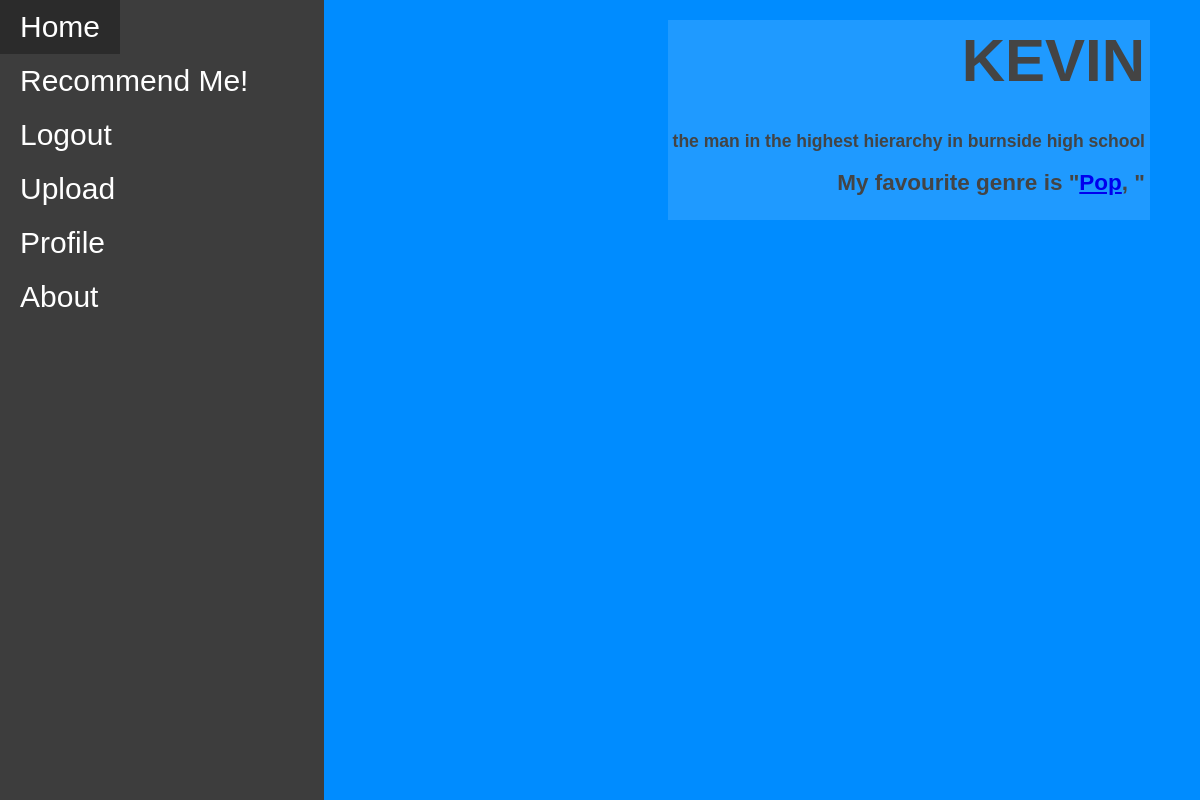
Page /profile/1 (signed in) on the committed database.
### models.py (models this page shows, shortened)
class User(db.Model):
    __tablename__ = 'User'
    id = db.Column(db.Integer, primary_key=True)
    userName = db.Column(db.String())
    passWord = db.Column(db.String())
    bio = db.Column(db.String())
    favGenre = db.Column(db.Integer, db.ForeignKey('Genre.id'))
    recommendations = db.relationship('Recommendation', secondary=RecommendationUser, back_populates='users')

class Genre(db.Model):
    __tablename__ = 'Genre'
    id = db.Column(db.Integer, primary_key=True)
    genre = db.Column(db.String())
    genreDesc = db.Column(db.String())
    recommendations = db.relationship('Recommendation', secondary=RecommendationGenre, back_populates='genres')
    def __repr__(self):
        return self.genre

### app.py (the view)
@app.route('/profile/<int:id>', methods=["GET", "POST"])
def profile(id):
    logged= False
    if "user" in session:
        username = session["user"]
        logged = True
        userinfo = models.User.query.filter_by(id=id).first_or_404()
        genre_id = userinfo.favGenre
        favGenre = models.Genre.query.filter_by(id=genre_id).first_or_404()
        return render_template("profile.html", userinfo = userinfo, title="Profile", username = username, logged=logged, favGenre=favGenre, genre_id=genre_id, id=id)
    return redirect(url_for("login"))

### templates/profile.html
{% extends 'layout.html' %}
{% block content %}
<body class = "testbg">
    <div class = "profile">
        <h1 class="titletext">{{ userinfo.userName }}</h1>
        <br>
        <h3>{{ userinfo.bio }}</h3>
        <h2>My favourite genre is "<a href="/genre/{{ genre_id }}">{{ favGenre }}</a>,&nbsp;"</h2>
    </div>
</body>
{% endblock %}

### static/styles.css (style rules this page uses)
.background { background-color: rgb(0, 140, 255); padding: 0; border: 0px; margin: 0px; }
.profile { margin-right: 50px; margin-top: 20px; padding: 5px; max-width: 50%; float: right; text-align: right; background-color: #ffffff1f; }
.titletext { margin-top: 1px; font-size: 60px; text-transform: uppercase; margin-bottom: 1px; }
body { font-family: 'Helvetica', 'Arial', sans-serif; color: #444444; font-size: 15px; }

### rows in the picture
User: userName "KEVIN", bio "the man in the highest hierarchy in burnside high school"
Genre: genre "Pop"
